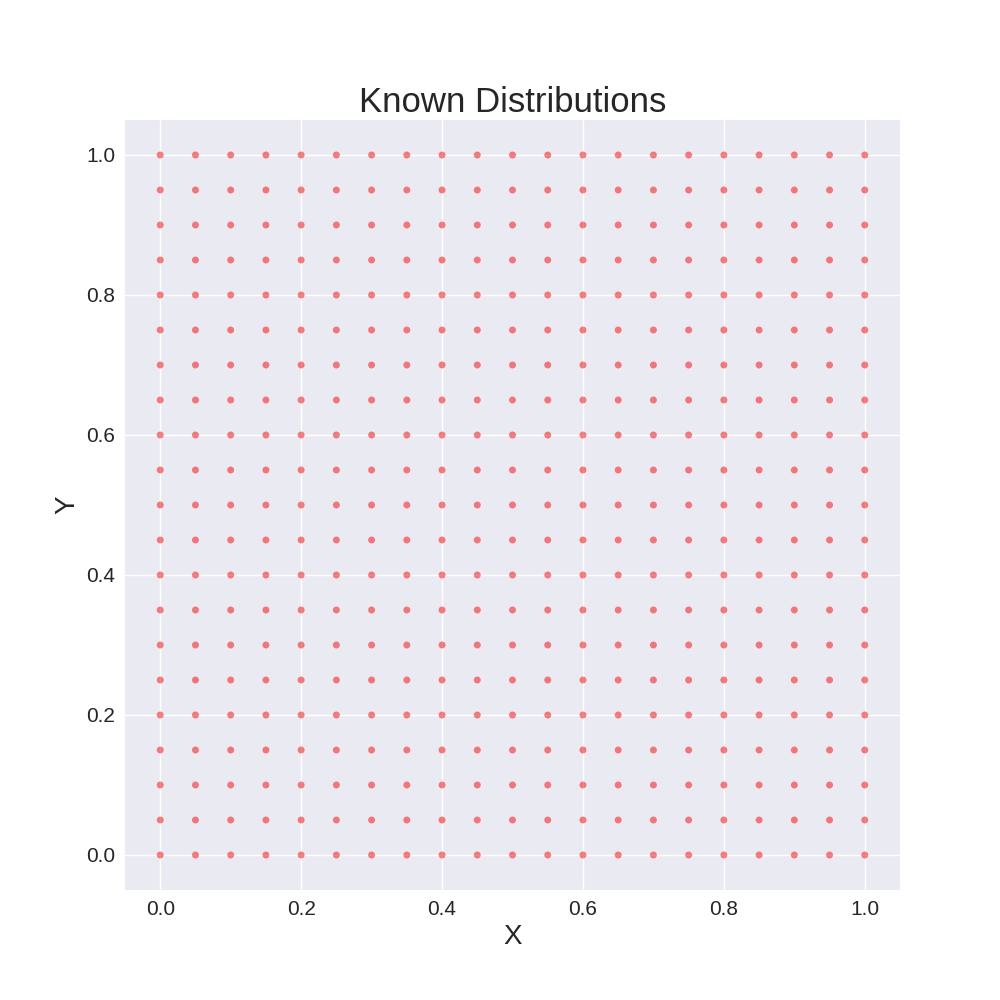

Python code for this plot:
import matplotlib as mpl
import matplotlib.pyplot as plt
import numpy as np


mpl.style.use('./CCGAN-seaborn.mplstyle')
plt.switch_backend('agg')


fig = plt.figure()
ax = plt.subplot(111)

num = 20

xax = np.linspace(0.0, 1.0, num + 1, endpoint=True)
yax = np.linspace(0.0, 1.0, num + 1, endpoint=True)

xv, yv = np.meshgrid(xax, yax)

ax.scatter(xv, yv, c='red', edgecolor='none', alpha=0.5, s=25)
ax.set_xlabel("X", fontsize=20)
ax.set_ylabel("Y", fontsize=20)
ax.set_title("Known Distributions", fontsize=25)
ax.set_xmargin(0.05)
ax.set_ymargin(0.05)
ax.grid(visible=True)
plt.savefig("grid.jpg")